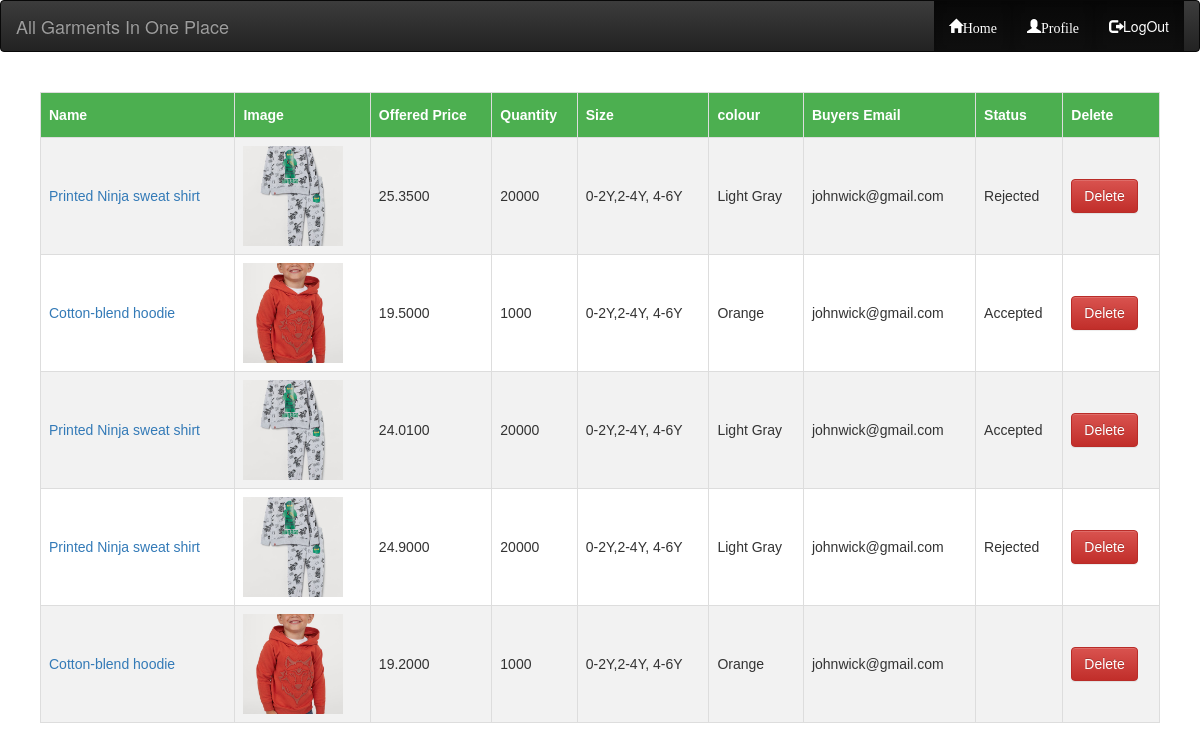
The app's page /submitted_offers.php (signed in) with its own data.
### tables this page shows
CREATE TABLE `submitted_offers` (
  `id` int(255) NOT NULL,
  `offer_id` int(255) NOT NULL,
  `price` double(255,4) NOT NULL,
  `g_email` varchar(255) NOT NULL,
  `status` varchar(50) NOT NULL
);

CREATE TABLE `offers` (
  `o_id` int(255) NOT NULL,
  `name` varchar(500) NOT NULL,
  `image` varchar(255) NOT NULL,
  `buyer_email` varchar(255) NOT NULL,
  `quantity` int(255) DEFAULT NULL,
  `price` double(255,4) DEFAULT NULL,
  `colour` varchar(255) NOT NULL,
  `details` text NOT NULL,
  `size` varchar(255) NOT NULL
);

### submitted_offers.php (the view, shortened to what this page needs)
 <!DOCTYPE html>
 <html>
 <head>
    	<link rel="stylesheet" href="./css/style.css">
     <link rel="stylesheet" href="https://stackpath.bootstrapcdn.com/bootstrap/3.4.1/css/bootstrap.min.css"
>
      <link rel="stylesheet" href="https://stackpath.bootstrapcdn.com/bootstrap/3.4.1/css/bootstrap-theme.min.css"
>
 </head>
 <body>
 	<?php include './header.php';
 	$email=$_SESSION['email'];?>
  <nav class="navbar navbar-inverse" >
      <div class="container-fluid">
        <div class="navbar-header" >
          <a class="navbar-brand" href="./index.php">All Garments In One Place</a>
        </div>
        <div class="collapse navbar-collapse" id="bs-example-navbar-collapse-1" >
          <ul class="nav navbar-nav navbar-right">
                    <li class="active"><a href="./index.php"><span class="glyphicon glyphicon-home">Home</a></li>
                        <li class="active"><a href="./Garments_profile.php"><span class="glyphicon glyphicon-user">Profile</a></li>
                    <li class="active"><a href="./logout.php"><span class="glyphicon glyphicon-log-out"></span>LogOut</a></li>
            </ul>
        </div>
      </div>
    </nav>
    <div class="body" style="margin: 40px">
 		<table id="customers">
 			<tr>
                <th>Name</th>
 				<th>Image</th>
 				<th>Offered Price</th>
        <th>Quantity</th>
        <th>Size</th>
        <th>colour</th>
        <th>Buyers Email</th>
        <th>Status</th>
        <th>Delete</th>
 			</tr>
 			<?php
				$sql="select s.*,o.image,o.name,o.quantity,o.colour,o.size,o.buyer_email from submitted_offers s inner join offers o on s.offer_id=o.o_id where s.g_email='$email'";
				$result = mysqli_query($conn, $sql);
				while($row = mysqli_fetch_array($result)) {
					echo '
					<tr>
					    <td><a href="./offer_details.php?o_id='.$row['offer_id'].'">'.$row['name'].'</a></td>
		 				<td><img src="./picture/offer/'.$row['image'].'" width="100" height="100"/></td>
		 				<td>'.$row['price'].'</td>
		 				<td>'.$row['quantity'].'</td>
            <td>'.$row['size'].'</td>
            <td>'.$row['colour'].'</td>
            <td>'.$row['buyer_email'].'</td>
            <td>'.$row['status'].'</td>
            <td>
                <button class="btn btn-danger"  onclick="window.location.href=\'./delete.php?s_id='.$row['id'].'\'">Delete</button>
                </td>
		 			</tr> ';
				}
			?>
 		</table>
 	</div>
 </body>
 </html>

### css/style.css (style rules this page uses)
* { box-sizing: border-box; }
body { margin: 0; font-family: Arial, Helvetica, sans-serif; font-family:Cambria; }

### submitted_offers.php (style rules this page uses)
#customers { font-family: "Trebuchet MS", Arial, Helvetica, sans-serif; border-collapse: collapse; width: 100%; }
#customers td, #customers th { border: 1px solid #ddd; padding: 8px; }
#customers tr:nth-child(even) { background-color: #f2f2f2; }
#customers th { padding-top: 12px; padding-bottom: 12px; text-align: left; background-color: #4CAF50; color: white; }
img { object-fit: cover; }

### records on screen
submitted_offers: offer.name "Printed Ninja sweat shirt", offer.image (picture), price "25.3500", offer.quantity "20000", offer.size "0-2Y,2-4Y, 4-6Y", offer.colour "Light Gray", offer.buyer_email "johnwick@gmail.com", status "Rejected"
submitted_offers: offer.name "Cotton-blend hoodie", offer.image (picture), price "19.5000", offer.quantity "1000", offer.size "0-2Y,2-4Y, 4-6Y", offer.colour "Orange", offer.buyer_email "johnwick@gmail.com", status "Accepted"
submitted_offers: offer.name "Printed Ninja sweat shirt", offer.image (picture), price "24.0100", offer.quantity "20000", offer.size "0-2Y,2-4Y, 4-6Y", offer.colour "Light Gray", offer.buyer_email "johnwick@gmail.com", status "Accepted"
submitted_offers: offer.name "Printed Ninja sweat shirt", offer.image (picture), price "24.9000", offer.quantity "20000", offer.size "0-2Y,2-4Y, 4-6Y", offer.colour "Light Gray", offer.buyer_email "johnwick@gmail.com", status "Rejected"
submitted_offers: offer.name "Cotton-blend hoodie", offer.image (picture), price "19.2000", offer.quantity "1000", offer.size "0-2Y,2-4Y, 4-6Y", offer.colour "Orange", offer.buyer_email "johnwick@gmail.com"
